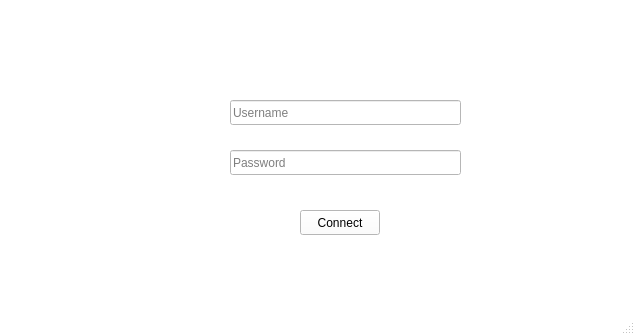
<?xml version="1.0" encoding="UTF-8"?>
<ui version="4.0">
 <class>loginWidget</class>
 <widget class="QMainWindow" name="loginWidget">
  <property name="geometry">
   <rect>
    <x>0</x>
    <y>0</y>
    <width>635</width>
    <height>335</height>
   </rect>
  </property>
  <property name="sizePolicy">
   <sizepolicy hsizetype="Fixed" vsizetype="Fixed">
    <horstretch>0</horstretch>
    <verstretch>0</verstretch>
   </sizepolicy>
  </property>
  <property name="minimumSize">
   <size>
    <width>635</width>
    <height>335</height>
   </size>
  </property>
  <property name="maximumSize">
   <size>
    <width>635</width>
    <height>335</height>
   </size>
  </property>
  <property name="palette">
   <palette>
    <active>
     <colorrole role="WindowText">
      <brush brushstyle="SolidPattern">
       <color alpha="255">
        <red>0</red>
        <green>0</green>
        <blue>0</blue>
       </color>
      </brush>
     </colorrole>
     <colorrole role="Button">
      <brush brushstyle="SolidPattern">
       <color alpha="255">
        <red>255</red>
        <green>255</green>
        <blue>255</blue>
       </color>
      </brush>
     </colorrole>
     <colorrole role="Light">
      <brush brushstyle="SolidPattern">
       <color alpha="255">
        <red>255</red>
        <green>255</green>
        <blue>255</blue>
       </color>
      </brush>
     </colorrole>
     <colorrole role="Midlight">
      <brush brushstyle="SolidPattern">
       <color alpha="255">
        <red>255</red>
        <green>255</green>
        <blue>255</blue>
       </color>
      </brush>
     </colorrole>
     <colorrole role="Dark">
      <brush brushstyle="SolidPattern">
       <color alpha="255">
        <red>127</red>
        <green>127</green>
        <blue>127</blue>
       </color>
      </brush>
     </colorrole>
     <colorrole role="Mid">
      <brush brushstyle="SolidPattern">
       <color alpha="255">
        <red>170</red>
        <green>170</green>
        <blue>170</blue>
       </color>
      </brush>
     </colorrole>
     <colorrole role="Text">
      <brush brushstyle="SolidPattern">
       <color alpha="255">
        <red>0</red>
        <green>0</green>
        <blue>0</blue>
       </color>
      </brush>
     </colorrole>
     <colorrole role="BrightText">
      <brush brushstyle="SolidPattern">
       <color alpha="255">
        <red>255</red>
        <green>255</green>
        <blue>255</blue>
       </color>
      </brush>
     </colorrole>
     <colorrole role="ButtonText">
      <brush brushstyle="SolidPattern">
       <color alpha="255">
        <red>0</red>
        <green>0</green>
        <blue>0</blue>
       </color>
      </brush>
     </colorrole>
     <colorrole role="Base">
      <brush brushstyle="SolidPattern">
       <color alpha="255">
        <red>255</red>
        <green>255</green>
        <blue>255</blue>
       </color>
      </brush>
     </colorrole>
     <colorrole role="Window">
      <brush brushstyle="SolidPattern">
       <color alpha="255">
        <red>255</red>
        <green>255</green>
        <blue>255</blue>
       </color>
      </brush>
     </colorrole>
     <colorrole role="Shadow">
      <brush brushstyle="SolidPattern">
       <color alpha="255">
        <red>0</red>
        <green>0</green>
        <blue>0</blue>
       </color>
      </brush>
     </colorrole>
     <colorrole role="AlternateBase">
      <brush brushstyle="SolidPattern">
       <color alpha="255">
        <red>255</red>
        <green>255</green>
        <blue>255</blue>
       </color>
      </brush>
     </colorrole>
     <colorrole role="ToolTipBase">
      <brush brushstyle="SolidPattern">
       <color alpha="255">
        <red>255</red>
        <green>255</green>
        <blue>220</blue>
       </color>
      </brush>
     </colorrole>
     <colorrole role="ToolTipText">
      <brush brushstyle="SolidPattern">
       <color alpha="255">
        <red>0</red>
        <green>0</green>
        <blue>0</blue>
       </color>
      </brush>
     </colorrole>
    </active>
    <inactive>
     <colorrole role="WindowText">
      <brush brushstyle="SolidPattern">
       <color alpha="255">
        <red>0</red>
        <green>0</green>
        <blue>0</blue>
       </color>
      </brush>
     </colorrole>
     <colorrole role="Button">
      <brush brushstyle="SolidPattern">
       <color alpha="255">
        <red>255</red>
        <green>255</green>
        <blue>255</blue>
       </color>
      </brush>
     </colorrole>
     <colorrole role="Light">
      <brush brushstyle="SolidPattern">
       <color alpha="255">
        <red>255</red>
        <green>255</green>
        <blue>255</blue>
       </color>
      </brush>
     </colorrole>
     <colorrole role="Midlight">
      <brush brushstyle="SolidPattern">
       <color alpha="255">
        <red>255</red>
        <green>255</green>
        <blue>255</blue>
       </color>
      </brush>
     </colorrole>
     <colorrole role="Dark">
      <brush brushstyle="SolidPattern">
       <color alpha="255">
        <red>127</red>
        <green>127</green>
        <blue>127</blue>
       </color>
      </brush>
     </colorrole>
     <colorrole role="Mid">
      <brush brushstyle="SolidPattern">
       <color alpha="255">
        <red>170</red>
        <green>170</green>
        <blue>170</blue>
       </color>
      </brush>
     </colorrole>
     <colorrole role="Text">
      <brush brushstyle="SolidPattern">
       <color alpha="255">
        <red>0</red>
        <green>0</green>
        <blue>0</blue>
       </color>
      </brush>
     </colorrole>
     <colorrole role="BrightText">
      <brush brushstyle="SolidPattern">
       <color alpha="255">
        <red>255</red>
        <green>255</green>
        <blue>255</blue>
       </color>
      </brush>
     </colorrole>
     <colorrole role="ButtonText">
      <brush brushstyle="SolidPattern">
       <color alpha="255">
        <red>0</red>
        <green>0</green>
        <blue>0</blue>
       </color>
      </brush>
     </colorrole>
     <colorrole role="Base">
      <brush brushstyle="SolidPattern">
       <color alpha="255">
        <red>255</red>
        <green>255</green>
        <blue>255</blue>
       </color>
      </brush>
     </colorrole>
     <colorrole role="Window">
      <brush brushstyle="SolidPattern">
       <color alpha="255">
        <red>255</red>
        <green>255</green>
        <blue>255</blue>
       </color>
      </brush>
     </colorrole>
     <colorrole role="Shadow">
      <brush brushstyle="SolidPattern">
       <color alpha="255">
        <red>0</red>
        <green>0</green>
        <blue>0</blue>
       </color>
      </brush>
     </colorrole>
     <colorrole role="AlternateBase">
      <brush brushstyle="SolidPattern">
       <color alpha="255">
        <red>255</red>
        <green>255</green>
        <blue>255</blue>
       </color>
      </brush>
     </colorrole>
     <colorrole role="ToolTipBase">
      <brush brushstyle="SolidPattern">
       <color alpha="255">
        <red>255</red>
        <green>255</green>
        <blue>220</blue>
       </color>
      </brush>
     </colorrole>
     <colorrole role="ToolTipText">
      <brush brushstyle="SolidPattern">
       <color alpha="255">
        <red>0</red>
        <green>0</green>
        <blue>0</blue>
       </color>
      </brush>
     </colorrole>
    </inactive>
    <disabled>
     <colorrole role="WindowText">
      <brush brushstyle="SolidPattern">
       <color alpha="255">
        <red>127</red>
        <green>127</green>
        <blue>127</blue>
       </color>
      </brush>
     </colorrole>
     <colorrole role="Button">
      <brush brushstyle="SolidPattern">
       <color alpha="255">
        <red>255</red>
        <green>255</green>
        <blue>255</blue>
       </color>
      </brush>
     </colorrole>
     <colorrole role="Light">
      <brush brushstyle="SolidPattern">
       <color alpha="255">
        <red>255</red>
        <green>255</green>
        <blue>255</blue>
       </color>
      </brush>
     </colorrole>
     <colorrole role="Midlight">
      <brush brushstyle="SolidPattern">
       <color alpha="255">
        <red>255</red>
        <green>255</green>
        <blue>255</blue>
       </color>
      </brush>
     </colorrole>
     <colorrole role="Dark">
      <brush brushstyle="SolidPattern">
       <color alpha="255">
        <red>127</red>
        <green>127</green>
        <blue>127</blue>
       </color>
      </brush>
     </colorrole>
     <colorrole role="Mid">
      <brush brushstyle="SolidPattern">
       <color alpha="255">
        <red>170</red>
        <green>170</green>
        <blue>170</blue>
       </color>
      </brush>
     </colorrole>
     <colorrole role="Text">
      <brush brushstyle="SolidPattern">
       <color alpha="255">
        <red>127</red>
        <green>127</green>
        <blue>127</blue>
       </color>
      </brush>
     </colorrole>
     <colorrole role="BrightText">
      <brush brushstyle="SolidPattern">
       <color alpha="255">
        <red>255</red>
        <green>255</green>
        <blue>255</blue>
       </color>
      </brush>
     </colorrole>
     <colorrole role="ButtonText">
      <brush brushstyle="SolidPattern">
       <color alpha="255">
        <red>127</red>
        <green>127</green>
        <blue>127</blue>
       </color>
      </brush>
     </colorrole>
     <colorrole role="Base">
      <brush brushstyle="SolidPattern">
       <color alpha="255">
        <red>255</red>
        <green>255</green>
        <blue>255</blue>
       </color>
      </brush>
     </colorrole>
     <colorrole role="Window">
      <brush brushstyle="SolidPattern">
       <color alpha="255">
        <red>255</red>
        <green>255</green>
        <blue>255</blue>
       </color>
      </brush>
     </colorrole>
     <colorrole role="Shadow">
      <brush brushstyle="SolidPattern">
       <color alpha="255">
        <red>0</red>
        <green>0</green>
        <blue>0</blue>
       </color>
      </brush>
     </colorrole>
     <colorrole role="AlternateBase">
      <brush brushstyle="SolidPattern">
       <color alpha="255">
        <red>255</red>
        <green>255</green>
        <blue>255</blue>
       </color>
      </brush>
     </colorrole>
     <colorrole role="ToolTipBase">
      <brush brushstyle="SolidPattern">
       <color alpha="255">
        <red>255</red>
        <green>255</green>
        <blue>220</blue>
       </color>
      </brush>
     </colorrole>
     <colorrole role="ToolTipText">
      <brush brushstyle="SolidPattern">
       <color alpha="255">
        <red>0</red>
        <green>0</green>
        <blue>0</blue>
       </color>
      </brush>
     </colorrole>
    </disabled>
   </palette>
  </property>
  <property name="windowTitle">
   <string>NordVPN -- Login</string>
  </property>
  <widget class="QWidget" name="centralwidget">
   <widget class="QPushButton" name="connectButton">
    <property name="geometry">
     <rect>
      <x>300</x>
      <y>210</y>
      <width>80</width>
      <height>25</height>
     </rect>
    </property>
    <property name="text">
     <string>Connect</string>
    </property>
   </widget>
   <widget class="QLineEdit" name="userInput">
    <property name="geometry">
     <rect>
      <x>230</x>
      <y>100</y>
      <width>231</width>
      <height>25</height>
     </rect>
    </property>
    <property name="text">
     <string/>
    </property>
    <property name="placeholderText">
     <string>Username</string>
    </property>
   </widget>
   <widget class="QLineEdit" name="passInput">
    <property name="geometry">
     <rect>
      <x>230</x>
      <y>150</y>
      <width>231</width>
      <height>25</height>
     </rect>
    </property>
    <property name="text">
     <string/>
    </property>
    <property name="echoMode">
     <enum>QLineEdit::Password</enum>
    </property>
    <property name="placeholderText">
     <string>Password</string>
    </property>
   </widget>
   <widget class="QLabel" name="label_3">
    <property name="geometry">
     <rect>
      <x>-240</x>
      <y>-10</y>
      <width>981</width>
      <height>761</height>
     </rect>
    </property>
    <property name="text">
     <string/>
    </property>
    <property name="pixmap">
     <pixmap resource="resources.qrc">:/resource/resource/nordmountain.png</pixmap>
    </property>
   </widget>
   <zorder>label_3</zorder>
   <zorder>connectButton</zorder>
   <zorder>userInput</zorder>
   <zorder>passInput</zorder>
  </widget>
  <widget class="QStatusBar" name="statusbar"/>
 </widget>
 <resources>
  <include location="resources.qrc"/>
 </resources>
 <connections/>
</ui>
